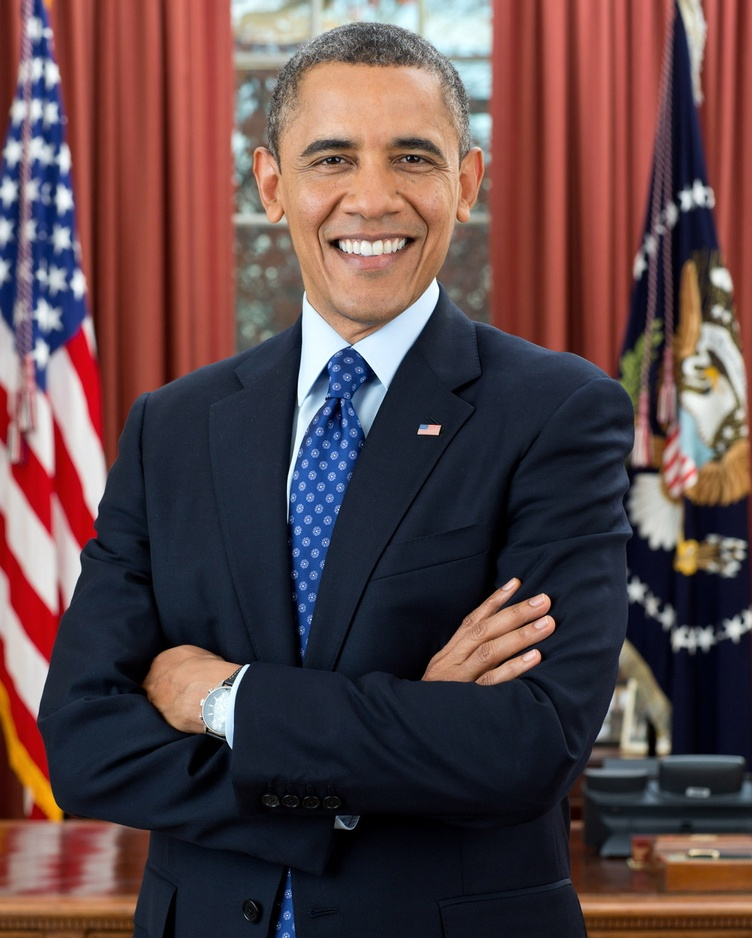
#> input picture image1.jpg, 752 x 938 px, shrunk from 1000 x 1248 before the run
$ jupyter execute --allow-errors 2021CSB1184_CS517_PA2.ipynb   (shell and % lines are left out)
#> lines starting #> are read from the running program, lines starting #| are printed output that depends on the picture
[cell 1]
import cv2
import numpy as np
import imageio
import dlib
from IPython.display import Image
from google.colab.patches import cv2_imshow

### **Function: `get_landmarks(image)`**
#### **Purpose:**
Detects facial landmarks for a given image using dlib's **face detector** and **shape predictor**.

#### **Key Features:**
- Returns **tie points (landmarks)** for the image, which include:
  - **68 facial landmark points** (e.g., eyes, nose, mouth, jawline) deteted by **dlib's frontal face detector**.
  - **4 corner points** of the image (top-left, top-right, bottom-left, bottom-right) added **manually**.

#> (a cell that did not finish here is left out)

### **Function: `delaunay_triangulation(img1, points1)`**
#### **Purpose:**
Performs **Delaunay triangulation** on a given set of landmark points and returns a list of triangle indices.

#### **Key Steps:**
1. **Initialize Subdiv2D** with the image dimensions for triangulation.
2. **Insert landmark points** into the subdivision.
3. **Retrieve triangles** as coordinate sets from `subdiv.getTriangleList()`.
4. **Map each landmark point to its index** using a dictionary.
5. **Filter valid triangles** (within image boundaries) and convert their vertices into indices.
6. **Return a list of triangle indices**, where each triangle is represented by three landmark indices.

[cell 3]
def delaunay_triangulation(img1, points1):

    # Create a new Subdiv2D object using the bounding rectangle
    subdiv = cv2.Subdiv2D((0, 0, img1.shape[1], img1.shape[0]))

    # subdiv.insert(points1)
    for pt in points1:
      subdiv.insert(pt)

    triangle_list = subdiv.getTriangleList()  # Get all triangles
    h, w = img1.shape[:2]  # Get image dimensions

    # Create a dictionary that maps each landmark point to its index in the points list
    point_index_dict = {tuple(point): index for index, point in enumerate(points1)}

    triangle_indices = []

    for t in triangle_list:
        pt1, pt2, pt3 = (t[0], t[1]), (t[2], t[3]), (t[4], t[5])  # Extract triangle vertices

        # Check if the points are inside the image boundaries
        if (0 <= pt1[0] < w and 0 <= pt1[1] < h and
            0 <= pt2[0] < w and 0 <= pt2[1] < h and
            0 <= pt3[0] < w and 0 <= pt3[1] < h):

            pt1, pt2, pt3 = (int(t[0]), int(t[1])), (int(t[2]), int(t[3])), (int(t[4]), int(t[5]))  # Convert to integer

            point_indices = (
                point_index_dict.get((t[0], t[1])),
                point_index_dict.get((t[2], t[3])),
                point_index_dict.get((t[4], t[5])),
            )
            if None not in point_indices:
                triangle_indices.append(point_indices)

    return triangle_indices

### **Function: `compute_morphed_triangle(img1, img2, triangle1, triangle2, triangle, alpha, result)`**
#### **Purpose:**
Blends corresponding triangles from two images using **affine transformations** and **alpha blending** to create a smooth morphing effect.

#### **Key Steps:**
1. **Extract Triangles:** Crop triangle regions from both images using bounding rectangles.
2. **Create Masks:** Generate binary masks to isolate the triangles.
3. **Affine Transformation:** Warp both triangles to match the target morphed triangle.
4. **Blend Triangles:** Use **alpha blending** to combine them smoothly.
5. **Merge into Output:** Insert the morphed triangle into the final result.

#### **Output:**
A seamlessly blended triangular region, contributing to a **smooth face morph**.

[cell 4]
def compute_morphed_triangle(img1, img2, triangle1, triangle2, morphed_triangle, alpha, result):
    """
    triangle1: Contains the (x, y) coordinates of the vertices of triangle1 in img1
    triangle2: Contains the (x, y) coordinates of the vertices of triangle2 in img2
    morphed_triangle: Contains the (x, y) coordinates of the vertices of the morphed triangle in the morphed image
    """
    # Calculate the bounding rectangle for triangle1 and crop the triangle
    rect1 = cv2.boundingRect(triangle1)
    x1, y1, w1, h1 = rect1
    cropped_triangle1 = img1[y1 : y1 + h1, x1 : x1 + w1]

    # Calculate the bounding rectangle for triangle2 and crop the triangle
    rect2 = cv2.boundingRect(triangle2)
    x2, y2, w2, h2 = rect2
    cropped_triangle2 = img2[y2 : y2 + h2, x2 : x2 + w2]

    # Calculate the bounding rectangle for the morphed triangle and create a mask for it
    r = cv2.boundingRect(morphed_triangle)
    x, y, w, h = r

    # Offset the points in the triangle so they are relative to the bounding rectangle
    t1_offset = np.array(triangle1 - [x1, y1], np.int32)
    t2_offset = np.array(triangle2 - [x2, y2], np.int32)
    t_offset = np.array(morphed_triangle - [x, y], np.int32)

    # Create a mask for the cropped triangle(single-channel, binary)
    mask1 = np.zeros((h1, w1), np.uint8)
    mask2 = np.zeros((h2, w2), np.uint8)
    mask = np.zeros((h, w), np.uint8)

    cv2.fillConvexPoly(mask1, t1_offset, (1.0, 1.0, 1.0), 16, 0)
    cv2.fillConvexPoly(mask2, t2_offset, (1.0, 1.0, 1.0), 16, 0)
    cv2.fillConvexPoly(mask, t_offset, (1.0, 1.0, 1.0), 16, 0)

    # Apply the mask to the cropped triangle1
    cropped_triangle1 = cv2.bitwise_and(cropped_triangle1, cropped_triangle1, mask=mask1)

    # Apply the mask to the cropped triangle2
    cropped_triangle2 = cv2.bitwise_and(cropped_triangle2, cropped_triangle2, mask=mask2)

    # Transform triangle1 and triangle2 to the morphed triangle
    t1_offset = np.float32(t1_offset)
    t2_offset = np.float32(t2_offset)
    t_offset = np.float32(t_offset)

    # Calculate the affine transformation matrices for the first and second triangles
    M1 = cv2.getAffineTransform(t1_offset, t_offset)
    wrap_triangle1 = cv2.warpAffine(cropped_triangle1, M1, (w, h))

    M2 = cv2.getAffineTransform(t2_offset, t_offset)
    wrap_triangle2 = cv2.warpAffine(cropped_triangle2, M2, (w, h))

    # Blend triangles
    morphed_triangle = cv2.addWeighted(wrap_triangle1, 1 - alpha, wrap_triangle2, alpha, 0)

    # Add the morphed triangle to the new image using the mask

    for c in range(3):  # Loop over all three channels (RGB)
        result[y:y+h, x:x+w, c] = ((1.0) - mask) * result[y:y+h, x:x+w, c] + morphed_triangle[:, :, c] * mask

### **Function: `generate_morphed_points(points1, points2, alpha)`**
#### **Purpose:**
Computes **intermediate landmark positions** between two sets of points using **linear interpolation**.

#### **Key Steps:**
1. Iterate through each pair of corresponding points in `points1` and `points2`.
2. Compute **interpolated coordinates** using:
   $$ x = (1 - \alpha) \cdot x_1 + \alpha \cdot x_2 $$
   $$ y = (1 - \alpha) \cdot y_1 + \alpha \cdot y_2 $$
3. Return the list of **morphed points**.

#### **Output:**
A **list of tuples** representing the **interpolated landmark positions** for the given `alpha` value.

[cell 5]
def generate_morphed_points(points1, points2, alpha):
    """
    Computes intermediate landmark positions using linear interpolation.
    """
    morphed_points = [((1 - alpha) * p1[0] + alpha * p2[0],
                      (1 - alpha) * p1[1] + alpha * p2[1])
                      for p1, p2 in zip(points1, points2)]

    return morphed_points

### **Function: `generate_morphed_frame(img1, img2, points1, points2, morphed_points, triangle_indices, alpha)`**
#### **Purpose:**
Generates a **single morphed frame** by warping and blending **triangular regions** between two images.

#### **Key Steps:**
1. **Initialize an empty image** to store the morphed frame.
2. Iterate over each **Delaunay triangle** index in `triangle_indices`:
   - Extract **corresponding triangles** from `img1`, `img2`, and the **interpolated** frame.
   - **Warp and blend** the triangles into the morphed image using `compute_morphed_triangle()`.
3. Apply **median filtering** (`cv2.medianBlur()`) to **smooth the output**.
4. Return the **final morphed frame**.

#### **Output:**
A **NumPy array** representing the **morphed frame** with blended image features.

[cell 6]
def generate_morphed_frame(img1, img2, points1, points2, morphed_points, triangle_indices, alpha):
    """
    Generates a single morphed frame by applying warping transformations on triangular regions.
    """
    blended_image = np.zeros_like(img1)

    for t in triangle_indices:
        # Define corresponding triangles in both input images and the interpolated result
        tri_img1 = np.array([points1[t[0]], points1[t[1]], points1[t[2]]], dtype=np.int32)
        tri_img2 = np.array([points2[t[0]], points2[t[1]], points2[t[2]]], dtype=np.int32)
        tri_morphed = np.array([morphed_points[t[0]], morphed_points[t[1]], morphed_points[t[2]]], dtype=np.int32)

        # Apply transformation and blend the triangle into the output frame
        compute_morphed_triangle(img1, img2, tri_img1, tri_img2, tri_morphed, alpha, blended_image)

    return cv2.medianBlur(blended_image, 5)

### **Function: `create_morph_gif(img1, img2, points1, points2, filename='output1.gif')`**
#### **Purpose:**
Generates a **morphing animation (GIF)** between two face images using **Delaunay triangulation** and **image warping**.

#### **Key Steps:**
1. **Compute Delaunay triangulation** using `delaunay_triangulation(img1, points1)`.
2. **Initialize frames list** to store morphed images.
3. **Iterate over 50 steps (α ∈ [0,1])** ,i.e. 50 frames, to gradually blend `img1` and `img2`:
   - Compute **intermediate landmark points** using `generate_morphed_points()`.
   - Generate a **morphed frame** using `generate_morphed_frame()`.
   - Append the processed frame to the list.
4. **Save the frames as a GIF** using `imageio.mimsave()`.

#### **Output:**
A smooth **face morphing animation** between `img1` and `img2`, saved as `output1.gif`. 🎭✨

[cell 7]
def create_morph_gif(img1, img2, points1, points2, filename='output1.gif'):
    """
    Generates a smooth transition from img1 to img2 by applying Delaunay triangulation-based morphing.
    The function creates an animated GIF that illustrates the transformation process.
    """
    # Generate triangulation indices for landmark points
    triangle_indices = delaunay_triangulation(img1,points1)

    # List to store individual transition frames
    morph_frames = []

    # Generate intermediate frames with varying blend ratios
    for alpha in np.linspace(0, 1, 50):

        # Compute interpolated landmark positions uding weighted avg
        morphed_points = generate_morphed_points(points1, points2, alpha)

        # generate morphed frame
        morph_frames.append(generate_morphed_frame(img1, img2, points1, points2, morphed_points, triangle_indices, alpha))

    # Export the generated frames as an animated GIF
    imageio.mimsave(filename, morph_frames, fps=50)

Loading  Image input

[cell 8]
# Load an image from file
img1 = cv2.imread("image1.jpg")
#> img1 is the input picture: shape (938, 752, 3); mean B, G, R 71.8, 69.9, 92.6
img2 = cv2.imread("image2.jpg")
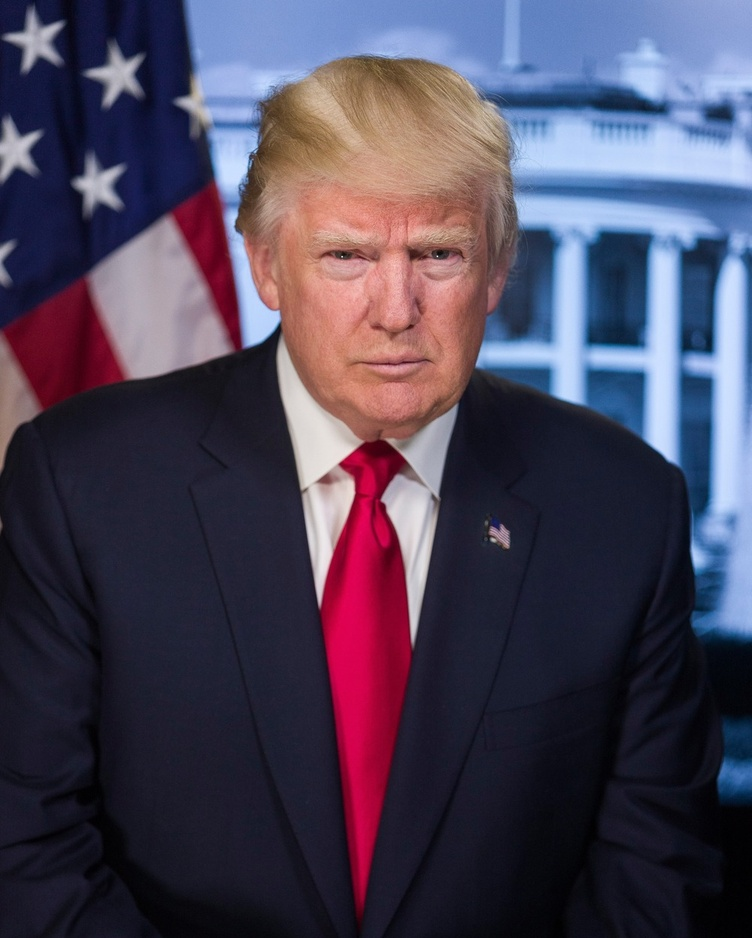
#> input picture image2.jpg, 752 x 938 px, shrunk from 1000 x 1248 before the run
#> img2 is the input picture: shape (938, 752, 3); mean B, G, R 88, 67.6, 75

# Validate image loading
if img1 is None or img2 is None:
    raise FileNotFoundError("One or both images could not be loaded. Please check the file paths.")

img1 = cv2.cvtColor(img1, cv2.COLOR_BGR2RGB)
img2 = cv2.cvtColor(img2, cv2.COLOR_BGR2RGB)

Part A - TIe pts giveen

Reading tie points from text file and storing in lists

[cell 9]
points1 = []
points2 = []

with open("points.txt") as f:
#> (reads points.txt from the repository)
    num_of_tie_points = int(f.readline())
    for _ in range(num_of_tie_points):
        # Read each line of tie point coordinates and add them to their respective lists
        x1, y1, x2, y2 = [int(i) for i in f.readline().split()]

        points1.append((x1, y1))
        points2.append((x2, y2))

# Add the corner points to the list of points for the first image
points1.append((0, 0))
points1.append((img1.shape[1] - 1, 0))
points1.append((0, img1.shape[0] - 1))
points1.append((img1.shape[1] - 1, img1.shape[0] - 1))

# Add the corner points to the list of points for the second image
points2.append((0, 0))
points2.append((img2.shape[1] - 1, 0))
points2.append((0, img2.shape[0] - 1))
points2.append((img2.shape[1] - 1, img2.shape[0] - 1))

[cell 10]
create_morph_gif(img1, img2, points1, points2, "output1.gif")
#> in create_morph_gif, `triangle_indices = delaunay_triangulation(img1,points1)`: triangle_indices = [(6, 9, 1), (9, 6, 7), (13, 4, 5), (4, 13, 3), (1, 9, 0), (1, 0, 2), (1, 13, 12), (13, 1, 3), (12, 6, 1), (6, 12, 10), (2, 0, 3), (3, 1, 2), (3, 0, 4), (13, 5, 11), (4, 0, 5), (5, 0, 9), (7, 10, 11), (10, 7, 6), (9, 7, 8), (7, 11, 8), (9, 11, 5), (11, 9, 8)]
#> the loop in create_morph_gif, `for alpha in np.linspace(0, 1, 50):` made 50 passes
#> pass 1, in compute_morphed_triangle, `cropped_triangle2 = img2[y2 : y2 + h2, x2 : x2 + w2]`:
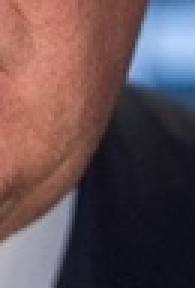
#> cropped_triangle2: shape (96, 65, 3) (shown 3 times larger); mean R, G, B 99.5, 78.9, 82.7
#> pass 1, in compute_morphed_triangle, `cropped_triangle1 = cv2.bitwise_and(cropped_triangle1, cropped_triangl..`:
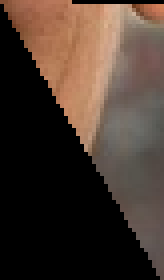
#> cropped_triangle1: shape (70, 41, 3) (shown 4 times larger); mean R, G, B 70.7, 55.3, 46
#> pass 1, in compute_morphed_triangle, `cropped_triangle2 = cv2.bitwise_and(cropped_triangle2, cropped_triangl..`:
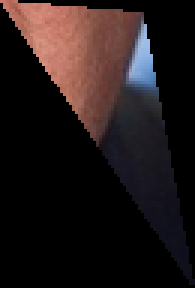
#> cropped_triangle2: shape (96, 65, 3) (shown 3 times larger); mean R, G, B 34.1, 24.5, 24.7
#> after the loop in create_morph_gif, `for alpha in np.linspace(0, 1, 50):`: morph_frames = 50 items

[cell 11]
# Display the GIF
Image(filename='output1.gif')

Part B- Ties pts not given

#> (a cell that did not finish here is left out)

#> (a cell that did not finish here is left out)

[cell 14]
# Display the GIF
Image(filename='output2.gif')

### **Image morphing from human to animal by manually adding tie points**

Loading human and tiger picture

[cell 15]
# Load an image from file
img1 = cv2.imread("human.jpg")
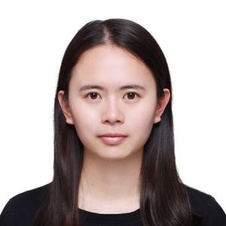
#> input picture human.jpg, 226 x 226 px, shrunk from 300 x 300 before the run
#> img1 is the input picture: shape (226, 226, 3); mean B, G, R 169.2, 170.9, 183
img2 = cv2.imread("tiger1.jpg")
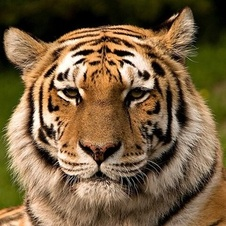
#> input picture tiger1.jpg, 226 x 226 px, shrunk from 300 x 300 before the run
#> img2 is the input picture: shape (226, 226, 3); mean B, G, R 65.3, 96, 119.6

# Validate image loading
if img1 is None or img2 is None:
    raise FileNotFoundError("One or both images could not be loaded. Please check the file paths.")

img1 = cv2.cvtColor(img1, cv2.COLOR_BGR2RGB)
img2 = cv2.cvtColor(img2, cv2.COLOR_BGR2RGB)

Performing morphing on human and tiger image by manually marking tie points

[cell 16]
points1 = []
points2 = []

with open("points2.txt") as f:
#> (reads points2.txt from the repository)
    num_of_tie_points = int(f.readline())
    for _ in range(num_of_tie_points):
        # Read each line of tie point coordinates and add them to their respective lists
        x1, y1, x2, y2 = [int(i) for i in f.readline().split()]

        points1.append((x1, y1))
        points2.append((x2, y2))

# Add the corner points to the list of points for the first image
points1.append((0, 0))
points1.append((img1.shape[1] - 1, 0))
points1.append((0, img1.shape[0] - 1))
points1.append((img1.shape[1] - 1, img1.shape[0] - 1))

# Add the corner points to the list of points for the second image
points2.append((0, 0))
points2.append((img2.shape[1] - 1, 0))
points2.append((0, img2.shape[0] - 1))
points2.append((img2.shape[1] - 1, img2.shape[0] - 1))

Performing image morphing showing transition from human to tiger

#> (a cell that did not finish here is left out)

#> the loop in create_morph_gif, `for alpha in np.linspace(0, 1, 50):` made 1 pass
#> pass 1, in compute_morphed_triangle (call 1101), `cropped_triangle1 = img1[y1 : y1 + h1, x1 : x1 + w1]`:
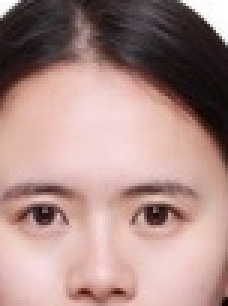
#> cropped_triangle1: shape (102, 76, 3) (shown 3 times larger); mean R, G, B 172.3, 140.9, 136.2
#> pass 1, in compute_morphed_triangle (call 1101), `cropped_triangle2 = img2[y2 : y2 + h2, x2 : x2 + w2]`:
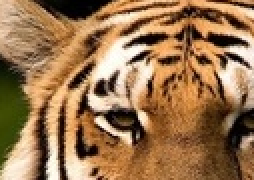
#> cropped_triangle2: shape (90, 127, 3) (shown 2 times larger); mean R, G, B 154.4, 116.9, 79.6
#> pass 1, in compute_morphed_triangle (call 1101), `cropped_triangle1 = cv2.bitwise_and(cropped_triangle1, cropped_triangl..`:
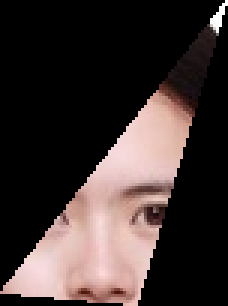
#> cropped_triangle1: shape (102, 76, 3) (shown 3 times larger); mean R, G, B 62.2, 51, 49.2
#> pass 1, in compute_morphed_triangle (call 1101), `cropped_triangle2 = cv2.bitwise_and(cropped_triangle2, cropped_triangl..`:
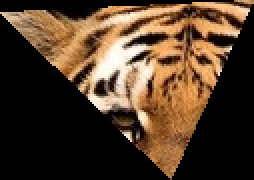
#> cropped_triangle2: shape (90, 127, 3) (shown 2 times larger); mean R, G, B 80.9, 59.8, 40.6
#> after the loop in create_morph_gif, `for alpha in np.linspace(0, 1, 50):`: morph_frames = []
